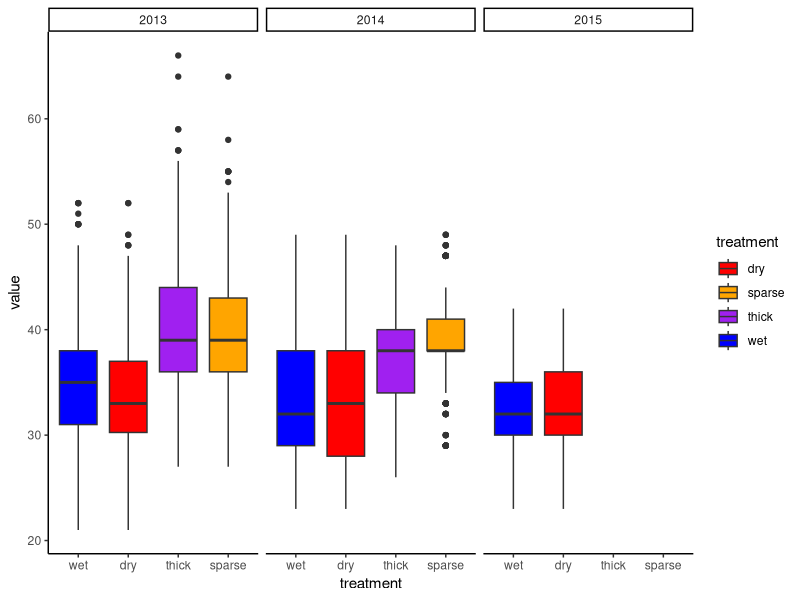
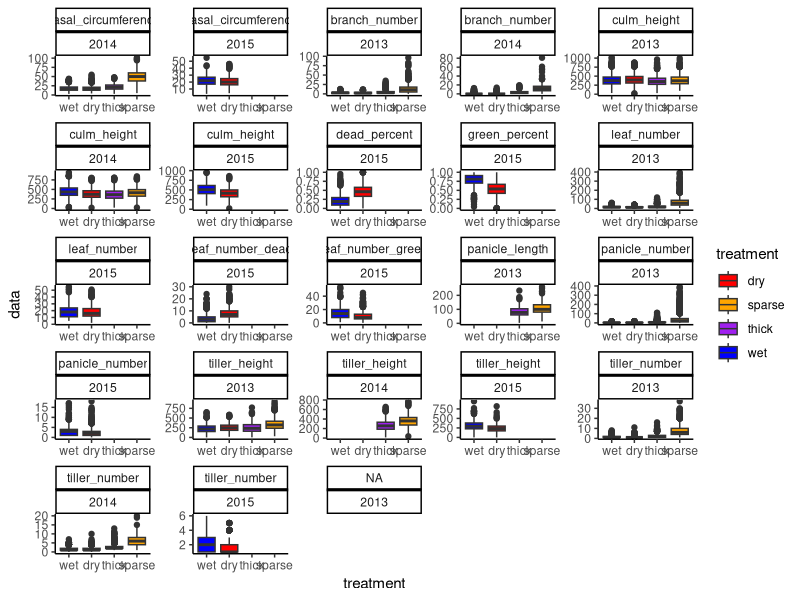

The R source for these figures, in order: (Note: this script raises an error after producing the figures.)
#Setaria_fetch_harvest_data

#bring in plant-level harvest data from 2013-2015 RIL experiments 
#raw data is from:
##2013 and 2014 REP and DB SAS "step_2" efforts 
##2015 prelim "ready" efforts 

#this script infiles, formats, and addresses various legacy errors (ex tiller_number=0)
#product will be a cleaned plant-level dataset (see bottom of script for .csv and robject generation)

library(tidyverse)

######INFILE######
#infile the various phenotype files 
#note to future self...consider writing a function to infile data regardless of machine and Rproj (see Feldman & Ellsworth manuscript repo for function examples)
#for now, will use relative path starting at Rproj

#2013 Density 
ht_13DN<-read.csv("../data/raw_trait_data/DN13_bmh_traits_long_new.csv",header=T, stringsAsFactors=FALSE)
hw_13DN<-read.csv("../data/raw_trait_data/DN13_biomass_harvest_data_long_new.csv",header=T, stringsAsFactors=FALSE)
pe_13DN<-read.csv("../data/raw_trait_data/13DN_panicle_emergence_step_2.csv",header=T, stringsAsFactors=FALSE, na.strings=".")

#2013 Drought 
ht_13DR<-read.csv("../data/raw_trait_data/13DR_BMH_traits_step_2.csv",header=T, stringsAsFactors=FALSE, na.strings=c(".",""))
hw_13DR<-read.csv("../data/raw_trait_data/13DR_BMH_weights_step_2.csv",header=T, stringsAsFactors=FALSE, na.strings=".")
pe_13DR<-read.csv("../data/raw_trait_data/13DR_panicle_emergence_step_2.csv",header=T, stringsAsFactors=FALSE, na.strings=".")

#2014 Drought 
ht_14DR<-read.csv("../data/raw_trait_data/14DR_BMH_traits_step_2.csv",header=T, stringsAsFactors=FALSE, na.strings=".")
hw_14DR<-read.csv("../data/raw_trait_data/14DR_BMH_weights_step_2.csv",header=T, stringsAsFactors=FALSE, na.strings=".")
pe_14DR<-read.csv("../data/raw_trait_data/14DR_panicle_emergence_step_2.csv",header=T, stringsAsFactors=FALSE, na.strings=".")

#2014 Density 
ht_14DN<-read.csv("../data/raw_trait_data/14DN_BMH_traits_step_2.csv",header=T, stringsAsFactors=FALSE, na.strings=".")
hw_14DN<-read.csv("../data/raw_trait_data/14DN_BMH_weights_step_2.csv",header=T, stringsAsFactors=FALSE, na.strings=".")
pe_14DN<-read.csv("../data/raw_trait_data/14DN_panicle_emergence_step_2.csv",header=T, stringsAsFactors=FALSE, na.strings=".")

#2015 Drought 
pe_15DR<-read.csv("../data/raw_trait_data/15DR panicle emergence ready.csv",header=T, stringsAsFactors=FALSE)
wp_15DR<-read.csv("../data/raw_trait_data/15DR water potential ready.csv", header=T, stringsAsFactors=FALSE)
ht_15DR<-read.csv("../data/raw_trait_data/15DR biomass traits ready.csv",header=T, stringsAsFactors=FALSE)
hw_15DR<-read.csv("../data/raw_trait_data/15DR biomass weights ready.csv",header=T, stringsAsFactors=FALSE)

#####PANICLE EMERGENCE#####
#panicle emergence format 
colnames(pe_13DN)[11]<-"subplot_id"
colnames(pe_13DN)[17]<-"data"

colnames(pe_13DR)[11]<-"subplot_id"
colnames(pe_13DR)[13]<-"data"

colnames(pe_14DR)[11]<-"subplot_id"
colnames(pe_14DR)[13]<-"data"

colnames(pe_14DN)[11]<-"subplot_id"
colnames(pe_14DN)[14]<-"data"

pe_15DR$year<-2015
pe_15DR$experiment<-"drought"

#stack
all_pe<-bind_rows(pe_13DN, pe_13DR, pe_14DR, pe_14DN, pe_15DR)
all_pe=all_pe[,c(1:14,17)]
#column format 
all_pe$trait='panicle_emergence_DAS'
all_pe$treatment[all_pe$treatment=="high_density"]<-"thick"
all_pe$treatment[all_pe$treatment=="low_density"]<-"sparse"
colnames(all_pe)[15]='value'
#basic visualization 
ggplot(all_pe, aes(x=treatment, y=value, fill=treatment))+
  geom_boxplot()+
  scale_x_discrete(limits=c("wet", "dry", "thick", "sparse"))+
  scale_fill_manual(values=c("red", "orange", "purple", "blue"))+
  facet_wrap(~year)+
  theme_classic()

#distributions looks pretty good, no major outliers to flag/remove 

#####HARVEST DAS######
#calculating harvest DAS
ht_13DN$harvest_DAS<-ht_13DN$DOY-ht_13DN$sowing_doy

ht_13DR$harvest_DAS<-ht_13DR$DOY-ht_13DR$sowing_doy

ht_14DR$sowing_doy<-159
ht_14DR$harvest_DAS<-ht_14DR$DOY-ht_14DR$sowing_doy

ht_14DN$julian<-as.Date(ht_14DN$date, origin="1899-12-30")
ht_14DN$DOY<-as.numeric(strftime(ht_14DN$julian, format="%j"))
ht_14DN$harvest_DAS<-ht_14DN$DOY-ht_14DN$sowing_doy

ht_15DR_hd<-ht_15DR%>%filter(trait=='harvest_das')%>%group_by(subplot_id)%>%summarise(harvest_DAS=mean(data))
ht_15DR.new<-full_join(ht_15DR, ht_15DR_hd, by=c("subplot_id"))

#later will use this harvest DAS data to show harvest DAS effect on harvest data (supplemental)

######TRAITS######
#formatting each experiment so there are consistent column names
str(ht_13DN)
colnames(ht_13DN)
colnames(ht_13DN)[c(11,13)]<-c("subplot_id",'rep')

str(ht_13DR)
colnames(ht_13DR)
colnames(ht_13DR)[c(12,15)]<-c("subplot_id",'rep')
table(ht_13DR$flag)
ht_13DR.no.outliers=ht_13DR[-which(ht_13DR$flag==2),]

str(ht_14DR)
colnames(ht_14DR)
colnames(ht_14DR)[9]<-"subplot_id"
table(ht_14DR$flag)
ht_14DR.no.outliers=ht_14DR[-which(ht_14DR$flag==2),]
ht_14DR.no.outliers=ht_14DR.no.outliers[,c(1:9,11:18)]

str(ht_14DN)
colnames(ht_14DN)
colnames(ht_14DN)[11]<-"subplot_id"
table(ht_14DN$flag)
ht_14DN.no.outliers=ht_14DN[-which(ht_14DN$flag==2),]

str(ht_15DR.new)
ht_15DR.new$year<-2015
ht_15DR.new$experiment<-"drought"
ht_15DR.new$plot=as.numeric(substr(ht_15DR.new$subplot_id,2,3))

#stack
all_ht<-bind_rows(ht_13DN, ht_13DR.no.outliers, ht_14DR.no.outliers, ht_14DN.no.outliers, ht_15DR.new)
table(all_ht$experiment)
table(all_ht$treatment)
all_ht$treatment[which(all_ht$treatment=="high_density")]<-"thick"
all_ht$treatment[which(all_ht$treatment=="low_density")]<-"sparse"
str(all_ht)

#looking at the variables in the combined dataset
var.num.check=summarise_all(all_ht, funs(sum(!is.na(.))))%>%gather()
common.var.check=all_ht%>%group_by(year, experiment)%>%summarise_all(funs(sum(!is.na(.))))
common.var.check2=summarise_all(common.var.check[3:22],funs(sum(.!=0)))%>%gather()
common.var.list=common.var.check2%>%filter(value==5)%>%pull(key)%>%c(.,'year','experiment')
all_ht.trimmed=all_ht[,colnames(all_ht) %in% common.var.list]
all_ht.trimmed%>%group_by(year,experiment,genotype,plot,subplot_id,rep,trait)%>%duplicated()%>%table()
#break out harvest_DAS 
all_hd=all_ht.trimmed %>%group_by(year, experiment, subplot_id) %>% summarise(harvest_DAS=mean(harvest_DAS))
sum(is.na(all_hd$harvest_DAS)) # what is this for??

#consistent trait names 
table(all_ht.trimmed$trait)
all_ht.trimmed$trait[which(all_ht.trimmed$trait=="Panicle_number_per_plant")]<-"panicle_number"
all_ht.trimmed$trait[which(all_ht.trimmed$trait=="panicle_number_per_plant")]<-"panicle_number"
all_ht.trimmed$trait[which(all_ht.trimmed$trait=="leaf_number_per_plant")]<-"leaf_number"
all_ht.trimmed$trait[which(all_ht.trimmed$trait=="second_tiller_height")]<-"tiller_height"
all_ht.trimmed$trait[which(all_ht.trimmed$trait=="Panicle_Length")]<-"panicle_length"
all_ht.trimmed$trait[which(all_ht.trimmed$trait=="pan_number")]<-"panicle_number"
all_ht.trimmed$trait[which(all_ht.trimmed$trait=="culm_basal_c")]<-"basal_circumference"
all_ht.trimmed$trait[which(all_ht.trimmed$trait=="generic_1")]<-"leaf_number_green"
all_ht.trimmed$trait[which(all_ht.trimmed$trait=="dead")]<-"leaf_number_dead"
all_ht.trimmed$trait[which(all_ht.trimmed$trait=="branch_number_per_plant")]<-"branch_number"
all_ht.trimmed$trait[which(all_ht.trimmed$trait=="tiller_number_per_plant")]<-"tiller_number"
table(all_ht.trimmed$trait)
all_ht.trimmed%>%group_by(year,experiment,genotype,plot,subplot_id,rep,trait)%>%duplicated()%>%table()

#remove some traits (will transform consistently in a separate script)
all.trimmed.raw.traits=all_ht.trimmed %>% filter(!trait %in% c('','branch_number_per_plant_sqrt',
                                                               'harvest_das','tiller_diff','tiller_number_per_plant_sqrt'))
table(all.trimmed.raw.traits$trait)
all.trimmed.raw.traits%>%group_by(year,experiment,genotype,plot,subplot_id,rep,trait)%>%duplicated()%>%table()


#basic visualization 
ggplot(all.trimmed.raw.traits, aes(x=treatment, y=data, fill=treatment))+
  geom_boxplot()+
  scale_x_discrete(limits=c("wet", "dry", "thick", "sparse"))+
  scale_fill_manual(values=c("red", "orange", "purple", "blue"))+
  facet_wrap(~trait+year, scale="free")+
  theme_classic()

#some things to fix 
#errant NA
#aggregate(data~year+experiment+trait, data=all_ht, function(x) {sum(is.na(x))}, na.action=NULL)
missing.value.check=all.trimmed.raw.traits%>%group_by(year, experiment, trait)%>%summarise(na.count=sum(is.na(data)))
missing.value.check%>%group_by(trait,year)%>%summarize(sum(na.count))
#errant data=0
#aggregate(data~year+experiment+trait, data=all_ht, function(x) {sum(is.na(x))}, na.action=NULL)
zero.value.check=all.trimmed.raw.traits%>%filter(data==0)%>%group_by(year, experiment, trait)%>%summarise(n=n())
#63 obs for tiller number at zero. tiller number = 0 should be changed to = 1 
all.trimmed.raw.traits$data[which(all.trimmed.raw.traits$trait=='tiller_number' & all.trimmed.raw.traits$data==0)]=1
all.trimmed.raw.traits%>%group_by(year,experiment,genotype,plot,subplot_id,rep,trait)%>%duplicated()%>%table()
#branch number = NA should be = 0
#why so many NA for leaf_number and panicle number 2013 drought? is it because we only measured in density that year?
#tiller_height NA in 2015 drought is because we did not measure it that year? 

#branch number fix 
#swing branch number wide with culm height and if culm height is present and branch number is NA, change to 0
#trim down to just relevant traits and experiment 
branch_fix<-all.trimmed.raw.traits[which(all.trimmed.raw.traits$year==2013 & all.trimmed.raw.traits$trait %in% c("culm_height", "branch_number")),]
branch_fix%>%group_by(year,experiment,genotype,plot,subplot_id,rep,trait)%>%duplicated()%>%table()

#swing
branch_wide<-dcast(branch_fix, year+experiment+genotype+treatment+subplot_id+rep~trait, value.var="data")
branch_wide<-branch_fix%>%group_by(subplot_id,rep)%>%spread(key=trait, value=data)

#switch na to 0 where appropriate 
branch_wide$branch_number[which(is.na(branch_wide$branch_number) & branch_wide$culm_height>1)]<-0

#reformat new branch data 
branch.merge=gather(branch_wide, key=trait, value=data, c(9:10))

#join branch data to rest of harvest traits 
all_ht1<-all.trimmed.raw.traits[-which(all.trimmed.raw.traits$year==2013 & all.trimmed.raw.traits$trait %in% c("culm_height", "branch_number")),]
nrow(all.trimmed.raw.traits)-nrow(all_ht1)==nrow(branch_fix)
all_ht2<-bind_rows(all_ht1, branch.merge)

#visualize
ggplot(all_ht2, aes(x=treatment, y=data, fill=treatment))+
  geom_boxplot()+
  scale_x_discrete(limits=c("wet", "dry", "thick", "sparse"))+
  scale_fill_manual(values=c("red", "orange", "purple", "blue"))+
  facet_wrap(~trait+year, scale="free")+
  theme_classic()


#average to subplot_id
all.ht.means=all_ht2%>%group_by(year, experiment, genotype, treatment, subplot_id, trait) %>%summarise(value=mean(data, na.rm=T))
#NaN's result from division of 0? why would this still be here? 
#* The NaN means new NAs were created. probably because a mean couldn't be taken for NA values. Inf is the result of dividing by 0

######WEIGHTS#######
colnames(hw_13DN)
colnames(hw_13DN)[11]<-"subplot_id"
colnames(hw_13DN)[13]="number_plants_harvested"

colnames(hw_13DR)
colnames(hw_13DR)[12]<-"subplot_id"

colnames(hw_14DR)
colnames(hw_14DR)[11]<-"subplot_id"

colnames(hw_14DN)
colnames(hw_14DN)[11]<-"subplot_id"

colnames(hw_15DR)
hw_15DR$year<-2015
hw_15DR$experiment<-"drought"

#stack weights together 
all_hw<-bind_rows(hw_13DN, hw_13DR, hw_14DR, hw_14DN, hw_15DR)
str(all_hw)
table(all_hw$treatment)
all_hw$treatment[all_hw$treatment=="high_density"]<-"thick"
all_hw$treatment[all_hw$treatment=="low_density"]<-"sparse"

#looking at the variables in the combined dataset
var.num.check=summarise_all(all_hw, funs(sum(!is.na(.))))%>%gather()
common.var.check=all_hw%>%group_by(year, experiment)%>%summarise_all(funs(sum(!is.na(.))))
common.var.check2=summarise_all(common.var.check[3:19],funs(sum(.!=0)))%>%gather()
common.var.list=common.var.check2%>%filter(value==5)%>%pull(key)%>%c(.,'year','experiment')
all_hw.trimmed=all_hw[,colnames(all_hw) %in% common.var.list]
all_hw.trimmed%>%group_by(year,experiment,genotype,subplot_id,trait)%>%duplicated()%>%table()

#consistent trait names 
table(all_hw.trimmed$trait)
all_hw.trimmed$trait[all_hw.trimmed$trait=="leaf_mass_per_plant"]<-"leaf_mass_at_harvest"
all_hw.trimmed$trait[all_hw.trimmed$trait=="panicle_mass_per_plant"]<-"panicle_mass_at_harvest"
all_hw.trimmed$trait[all_hw.trimmed$trait=="stem_mass_per_plant"]<-"stem_mass_at_harvest"
all_hw.trimmed$trait[all_hw.trimmed$trait=="total_mass_per_plan"]<-"total_mass_per_plant"

#remove some traits 
#remove and re-do per area consistently 
all_hw.trimmed<-all_hw.trimmed[-which(all_hw.trimmed$trait=="leaf_mass_per_m2"),]
all_hw.trimmed<-all_hw.trimmed[-which(all_hw.trimmed$trait=="panicle_mass_per_m2"),]
all_hw.trimmed<-all_hw.trimmed[-which(all_hw.trimmed$trait=="stem_mass_per_m2"),]
all_hw.trimmed<-all_hw.trimmed[-which(all_hw.trimmed$trait=="total_mass_per_m2"),]
#remove and re-do totals and ratios 
all_hw.trimmed<-all_hw.trimmed[-which(all_hw.trimmed$trait=="total_mass_per_plant"),]
all_hw.trimmed<-all_hw.trimmed[-which(all_hw.trimmed$trait=="vegetative_mass_per_plant"),]
all_hw.trimmed<-all_hw.trimmed[-which(all_hw.trimmed$trait=="reproductive_vegetative_mass_ratio"),]


#Swing wide and derive some traits 
all_hww=all_hw.trimmed%>%group_by(year, experiment, genotype, treatment, subplot_id)%>%spread(trait, data)
#combine with harvest DAS
all_hww2=merge(all_hww, all_hd, by=c("year","experiment","subplot_id"),all.x=T)
#calculate some traits 
all_hww2$vegetative_mass_at_harvest<-all_hww2$leaf_mass_at_harvest+all_hww2$stem_mass_at_harvest
all_hww2$total_mass_at_harvest<-all_hww2$leaf_mass_at_harvest+all_hww2$stem_mass_at_harvest+all_hww2$panicle_mass_at_harvest
all_hww2$reproductive_vegetative_mass_ratio<-all_hww2$panicle_mass_at_harvest/all_hww2$vegetative_mass
all_hww2$leaf_mass_ratio<-all_hww2$leaf_mass_at_harvest/all_hww2$total_mass_at_harvest
all_hww2$leaf_mass_per_DAS=all_hww2$leaf_mass_at_harvest/all_hww2$harvest_DAS
all_hww2$stem_mass_per_DAS=all_hww2$stem_mass_at_harvest/all_hww2$harvest_DAS
all_hww2$panicle_mass_per_DAS=all_hww2$panicle_mass_at_harvest/all_hww2$harvest_DAS
all_hww2$vegetative_mass_per_DAS=all_hww2$vegetative_mass_at_harvest/all_hww2$harvest_DAS
all_hww2$total_mass_per_DAS=all_hww2$total_mass_at_harvest/all_hww2$harvest_DAS
#back long 
all_hwl=gather(all_hww2, key=trait, value = value, c(6:8,10:18))

#quick visualization
ggplot()+geom_boxplot(data=all_hwl, aes(factor(treatment), data, fill=factor(treatment)))+
  facet_wrap(~trait+year, scales="free")


#########STACK##########
all_stack<-bind_rows(all_pe, all_hwl, all.ht.means)
geno.check=as.data.frame(table(all_stack$genotype))
#fix these errant genotypes (either no data or data cannot be attributed to actual observations)
#BLANK
#missing
#NO TAG
#RIL-093

all_stack<-all_stack[-which(all_stack$genotype %in% c("BLANK", "missing", "NO TAG", "RIL-093")),]
all_stack%>%group_by(year,experiment,genotype,plot,subplot_id,trait)%>%duplicated()%>%table()

#trim columns
var.num.check=summarise_all(all_stack, funs(sum(!is.na(.))))%>%gather(value=count)
common.var.list=var.num.check%>%filter(count>70000)%>%pull(key)
all_stack.trimmed=all_stack[,colnames(all_stack) %in% common.var.list]
all_stack.trimmed%>%group_by(year,experiment,genotype,subplot_id,trait)%>%duplicated()%>%table()

#visualize 
ggplot(all_stack, aes(x=as.factor(treatment), y=data, fill=as.factor(treatment)))+
  geom_boxplot()+
  scale_x_discrete(limits=c("wet", "dry", "thick", "sparse"))+
  scale_fill_manual(values=c("red", "orange", "purple", "blue"))+
  facet_wrap(~trait+year, scale="free")+
  theme_classic()


######PRODUCT######

save(all_stack.trimmed, file="../data/harvest_phenotypes_clean.Rdata")

